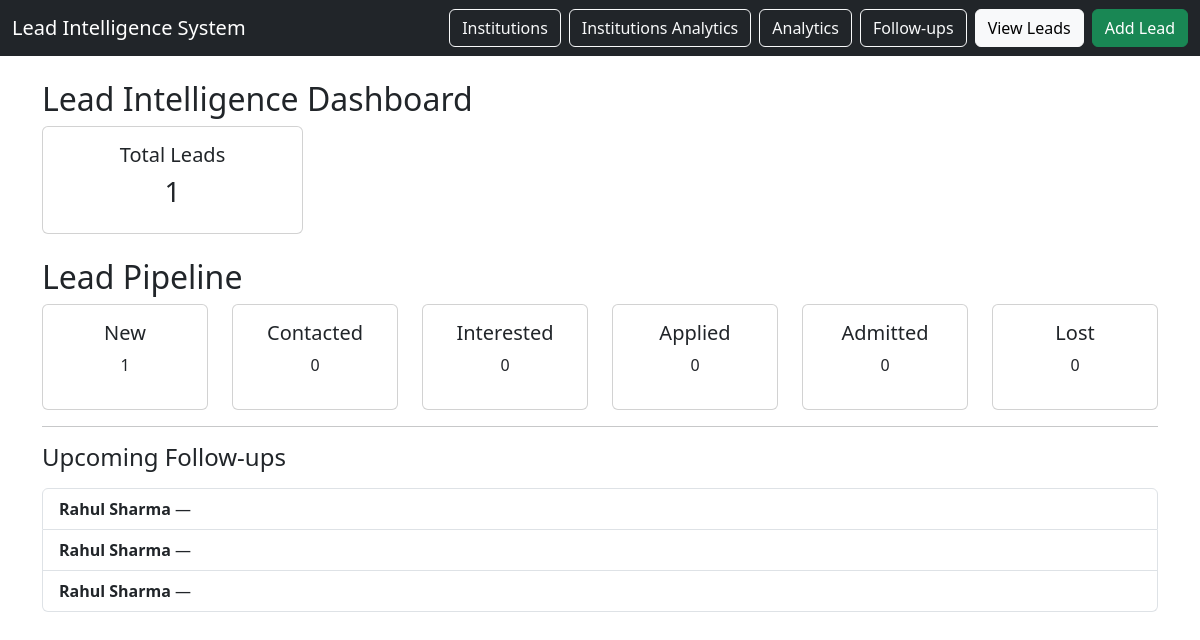
Before: / with the older database file.
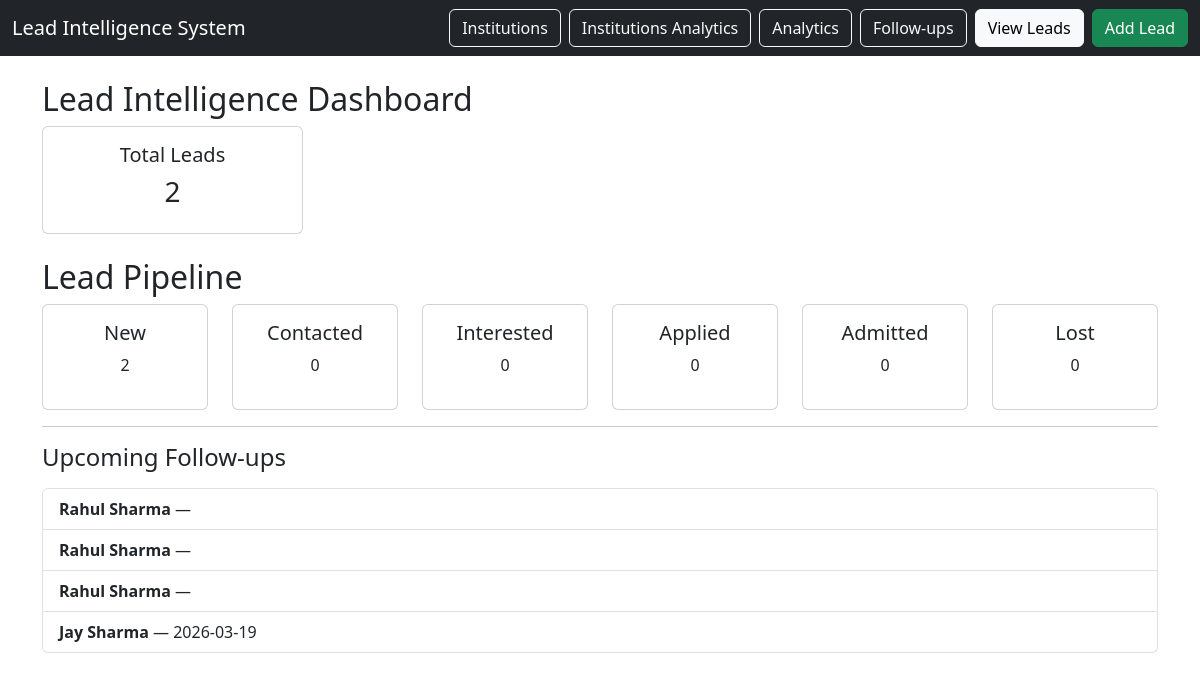
After: the same page with the newer database file.
### tables this page shows
CREATE TABLE interactions (
    interaction_id INTEGER PRIMARY KEY AUTOINCREMENT,
    lead_id INTEGER NOT NULL,
    interaction_type TEXT NOT NULL,
    notes TEXT,
    follow_up_date DATE,
    created_at TIMESTAMP DEFAULT CURRENT_TIMESTAMP,

    FOREIGN KEY (lead_id) REFERENCES leads(lead_id)
);

CREATE TABLE leads (
    lead_id INTEGER PRIMARY KEY AUTOINCREMENT,
    student_name TEXT NOT NULL,
    phone TEXT,
    city TEXT,
    school_id INTEGER,
    coaching_id INTEGER,
    course_interest TEXT,
    lead_source TEXT,
    interest_level TEXT,
    lead_score INTEGER DEFAULT 0,
    status TEXT CHECK(status IN (
        'new',
        'contacted',
        'interested',
        'applied',
        'admitted',
        'lost'
    )) DEFAULT 'new',
    created_at TIMESTAMP DEFAULT CURRENT_TIMESTAMP,
    notes TEXT,

    FOREIGN KEY (school_id) REFERENCES institutions(institution_id),
    FOREIGN KEY (coaching_id) REFERENCES institutions(institution_id)
);

### app.py (the view)
@app.route("/")
def dashboard():
    db = get_db()
    new = db.execute("SELECT COUNT(*) FROM leads WHERE status='new'").fetchone()[0]
    contacted = db.execute("SELECT COUNT(*) FROM leads WHERE status='contacted'").fetchone()[0]
    interested = db.execute("SELECT COUNT(*) FROM leads WHERE status='interested'").fetchone()[0]
    applied = db.execute("SELECT COUNT(*) FROM leads WHERE status='applied'").fetchone()[0]
    admitted = db.execute("SELECT COUNT(*) FROM leads WHERE status='admitted'").fetchone()[0]
    lost = db.execute("SELECT COUNT(*) FROM leads WHERE status='lost'").fetchone()[0]
    total = db.execute("SELECT COUNT(*) FROM leads").fetchone()[0]
    upcoming = db.execute("""
        SELECT l.student_name, i.follow_up_date
        FROM interactions i
        JOIN leads l ON l.lead_id = i.lead_id
        WHERE i.follow_up_date IS NOT NULL
        ORDER BY i.follow_up_date ASC
        LIMIT 5
    """).fetchall()
    return render_template(
        "dashboard.html",
        new=new,
        contacted=contacted,
        interested=interested,
        applied=applied,
        admitted=admitted,
        lost=lost,
        total=total,
        upcoming=upcoming
    )

### database/db_connection.py (called while the page is built)
def get_db():
    conn = sqlite3.connect(DB_NAME)
    conn.row_factory = sqlite3.Row
    return conn

### templates/dashboard.html
{% extends "base.html" %}
{% block content %}
<h2>Lead Intelligence Dashboard</h2>
<div class="row mb-4">
<div class="col-md-3">
<div class="card text-center p-3">
<h5>Total Leads</h5>
<h3>{{ total }}</h3>
</div>
</div>
</div>
<h2>Lead Pipeline</h2>
<div class="row">
<div class="col">
<div class="card text-center">
<div class="card-body">
<h5>New</h5>
<p>{{ new }}</p>
</div>
</div>
</div>
<div class="col">
<div class="card text-center">
<div class="card-body">
<h5>Contacted</h5>
<p>{{ contacted }}</p>
</div>
</div>
</div>
<div class="col">
<div class="card text-center">
<div class="card-body">
<h5>Interested</h5>
<p>{{ interested }}</p>
</div>
</div>
</div>
<div class="col">
<div class="card text-center">
<div class="card-body">
<h5>Applied</h5>
<p>{{ applied }}</p>
</div>
</div>
</div>
<div class="col">
<div class="card text-center">
<div class="card-body">
<h5>Admitted</h5>
<p>{{ admitted }}</p>
</div>
</div>
</div>
<div class="col">
<div class="card text-center">
<div class="card-body">
<h5>Lost</h5>
<p>{{ lost }}</p>
</div>
</div>
</div>
</div>
<hr>
<h4>Upcoming Follow-ups</h4>
<ul class="list-group mt-3">
{% for u in upcoming %}
<li class="list-group-item">
<strong>{{ u.student_name }}</strong> — {{ u.follow_up_date }}
</li>
{% else %}
<li class="list-group-item text-muted">
No upcoming follow-ups
</li>
{% endfor %}
</ul>
{% endblock %}

### templates/base.html (shortened to what this page needs)
<!DOCTYPE html>
<html>
<head>
    <link
    href="https://cdn.jsdelivr.net/npm/bootstrap@5.3.2/dist/css/bootstrap.min.css"
    rel="stylesheet">
</head>
<body>
<nav class="navbar navbar-dark bg-dark">
<div class="container-fluid">
<a class="navbar-brand" href="/">
Lead Intelligence System
</a>
<div class="d-flex">
<a class="btn btn-outline-light me-2" href="/institutions">
Institutions
</a>
<a class="btn btn-outline-light me-2" href="/institutions/analytics">
Institutions Analytics
</a>
<a class="btn btn-outline-light me-2" href="/analytics">
Analytics
</a>
<a class="btn btn-outline-light me-2" href="/followups">
Follow-ups
</a>
<a class="btn btn-light me-2" href="/leads">
View Leads
</a>
<a class="btn btn-success" href="/leads/add">
Add Lead
</a>
</div>
</div>
</nav>
<div class="container mt-4">
{% block content %}{% endblock %}
</div>
</body>
</html>

Changed rows visible on the page:
added interactions: student_name "Jay Sharma", follow_up_date "2026-03-19"
Other visible differences:
{{ total }}: "1" → "2"
{{ new }}: "1" → "2"
